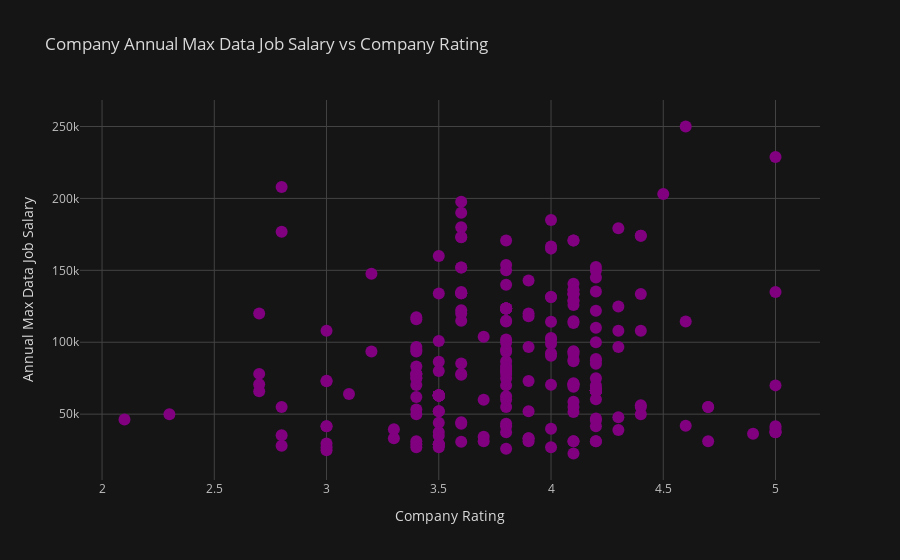

Here is the notebook cell this chart was saved with:
### Code cell
# Visualizing company maximum salary vs company rating correlation

rating_and_sal_data.iplot(kind='scatter', x='rating', y='annual_max_salary', 
                          yTitle='Annual Max Data Job Salary', 
                          xTitle='Company Rating',
                          title='Company Annual Max Data Job Salary vs Company Rating',
                          text='company',
                          theme='solar',
                          colors='purple',
                          mode='markers')

### Figure 1 — Plotly figure (JSON) as saved in the notebook; plotly's stock layout.template omitted (floating-point values rounded to 4 significant figures; data arrays with more than 128 entries replaced by an {"elided": "..."} marker saying what was removed)
{"data": [{"line": {"color": "rgba(128, 0, 128, 1.0)", "dash": "solid", "shape": "linear", "width": 1.3}, "marker": {"size": 12, "symbol": "circle"}, "mode": "markers", "name": "annual_max_salary", "text": {"elided": "279 str values"}, "type": "scatter", "x": {"elided": "279 float values"}, "y": {"elided": "279 float values"}}], "layout": {"legend": {"bgcolor": "#151516", "font": {"color": "#D9D9D9"}}, "paper_bgcolor": "#151516", "plot_bgcolor": "#151516", "title": {"font": {"color": "#D9D9D9"}, "text": "Company Annual Max Data Job Salary vs Company Rating"}, "xaxis": {"gridcolor": "#434343", "showgrid": true, "tickfont": {"color": "#C2C2C2"}, "title": {"font": {"color": "#D9D9D9"}, "text": "Company Rating"}, "zerolinecolor": "#666570"}, "yaxis": {"gridcolor": "#434343", "showgrid": true, "tickfont": {"color": "#C2C2C2"}, "title": {"font": {"color": "#D9D9D9"}, "text": "Annual Max Data Job Salary"}, "zerolinecolor": "#666570"}}}
